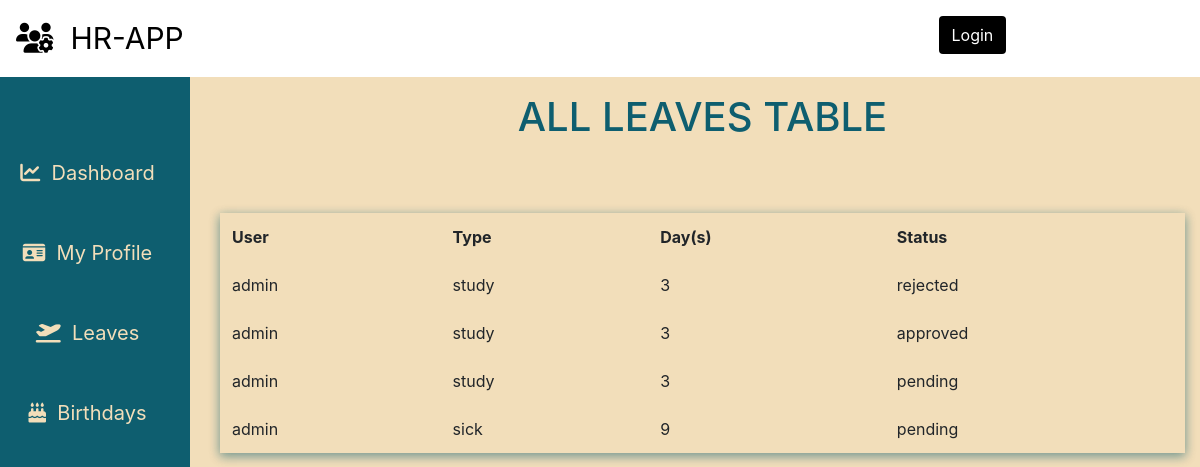
/leaves/, run on the app's committed database.
### leaves/models.py (models this page shows, shortened)
class Leave(models.Model):
    SICK = 'sick'
    ANUAL = 'anual'
    EMERGENCY = 'emergency'
    STUDY = 'study'
    LEAVE_TYPE = (
    (SICK,'Sick Leave'),
    (ANUAL,'Anual Leave'),
    (EMERGENCY,'Emergency Leave'),
    (STUDY,'Study Leave'),
    )
    DAYS = 25
    user = models.ForeignKey(User,on_delete=models.CASCADE,default=1)
    startdate = models.DateField(verbose_name=_('Start Date'),help_text='leave start date is on ..',null=True,blank=False)
    enddate = models.DateField(verbose_name=_('End Date'),help_text='coming back on ...',null=True,blank=False)
    leavetype = models.CharField(verbose_name=_('Leave Type'),choices=LEAVE_TYPE,max_length=25,null=True,blank=False)
    reason = models.CharField(verbose_name=_('Reason for Leave'),max_length=255,help_text='add additional information for leave',null=True,blank=True)
    defaultdays = models.PositiveIntegerField(verbose_name=_('Leave days per year counter'),default=DAYS,null=True,blank=True)
    status = models.CharField(max_length=12,default='pending')
    is_approved = models.BooleanField(default=False)
    updated = models.DateTimeField(auto_now=True, auto_now_add=False)
    created = models.DateTimeField(auto_now=False, auto_now_add=True)
    objects = LeaveManager()
    class Meta:
        verbose_name = _('Leave')
        verbose_name_plural = ('Leaves')
        ordering = ['-created']
    @property
    def leave_days(self):
        days_count = ''
        startdate = self.startdate
        enddate = self.enddate
        if startdate > enddate:
            return
        dates = (enddate - startdate)
        return dates.days

### leaves/views.py (the view)
# urls.py: path('', views.all_leaves, name='all_leaves'),
def all_leaves(request):
	leaves = Leave.objects.all_leaves()
	if request.user.is_superuser:
		paginator = Paginator(leaves, 3)
	else:
		paginator = Paginator(leaves, 8)
	page = request.GET.get('page')
	all_leaves = paginator.get_page(page)
	return render(request,'leaves/leaves.html',{'leave_list': all_leaves})

### leaves/manager.py (called while the page is built)
    def all_leaves(self):
        return super().get_queryset().order_by('-created')

### leaves/templates/leaves/leaves.html (shortened to what this page needs)
{% extends "base.html" %}
{% load static %}
{% load crispy_forms_tags %}
{% block content %}
<div class="container-fluid">
    <div class="row flex-nowrap mt-0">
        <div class="col-auto col-md-2 col-xl-2 px-sm-2 px-0 teal-color beige-color">
            <div class="d-flex flex-column align-items-center align-items-sm-start px-3 pt-2 min-vh-100">
                <ul class="nav nav-pills flex-column mb-sm-auto mt-5 align-items-center align-items-sm-right" id="menu"
                    style="width: 100%;">
                    <li class="nav-item sidebar-item">
                        <a href="{% url 'home' %}" class="nav-link align-middle px-0">
                            <i class="fas fa-chart-line"></i><span class="ms-1 d-none d-sm-inline">&nbsp;
                                Dashboard</span>
                        </a>
                    </li>
                    <li class="nav-item sidebar-item">
                        <a href="{% url 'userprofile' %}" class="nav-link align-middle px-0">
                            <i class="fas fa-id-card"></i><span class="ms-1 d-none d-sm-inline">&nbsp; My Profile</span>
                        </a>
                    </li>
                    <li class="nav-item sidebar-item">
                        <a href="{% url 'all_leaves' %}" class="nav-link align-middle px-0">
                            <i class="fas fa-plane-departure"></i><span class="ms-1 d-none d-sm-inline">&nbsp;
                                Leaves</span>
                        </a>
                    </li>
                    <li class="nav-item sidebar-item">
                        <a href="{% url 'birthdays' %}" class="nav-link align-middle px-0">
                            <i class="fas fa-birthday-cake"></i><span class="ms-1 d-none d-sm-inline">&nbsp;
                                Birthdays</span>
                        </a>
                    </li>
                </ul>
            </div>
        </div>
        <div class="col-10 dahsboard-color">
            <div class="row">
                <div class="col-12">
                    <h4 class="table-title text-center p-3">ALL LEAVES TABLE</h4>
                </div>
            </div>
            <div class="row">
                <div class="container">
                    <div class="col-12">
                        {% if leave_list %}
                        <table class="table mt-5 all-tables">
                            <thead>
                                <tr>
                                    <th scope="col">User</th>
                                    <th scope="col">Type</th>
                                    <th scope="col">Day(s)</th>
                                    <th scope="col">Status</th>
                                </tr>
                            </thead>
                            <tbody>
                                {% for leave in leave_list %}
                                <tr>
                                    <td>{{ leave.user }}</td>
                                    <td>{{ leave.leavetype}}</td>
                                    <td>{{ leave.leave_days }}</td>
                                    <td>{{ leave.status }}</td>
                                </tr>
                                {% endfor %}
                            </tbody>
                        </table>
                        {% else %}
                        <p class="no-birthdays">No Records Available!</p>
                        {% endif %}
                    </div>
                </div>
            </div>
        </div>
    </div>
</div>
{% endblock %}

### static/css/base.css (style rules this page uses)
html, body { padding: 0; height: 100%; margin: 0; max-width: 100%; }
.dahsboard-color { background-color:#F2DEBA; }
.teal-color { background-color: #0E5E6F; }
.table-title { color: #0E5E6F; font-size: 40px; }
.beige-color { color:#F2DEBA; }
.table { -webkit-box-shadow:rgba(14,94,111, 0.16) 0px 3px 10px, rgba(14,94,111,0.23) 0px 3px 10px; box-shadow :rgba(14,94,111, 0.25) 0px 3px 10px, rgba(14,94,111,0.40) 0px 3px 10px; }
.table, .table th, .table td { border: none!important; }
.sidebar-item a { text-decoration: none; color:#F2DEBA; font-size: 20px; text-align: center; padding: 25px; }
.nav-pills { text-align: center!important; }
.container-fluid { margin: 0; padding: 0; }

### data on the page
Leave: user "admin", leavetype "study", leave_days "3", status "rejected"
Leave: user "admin", leavetype "study", leave_days "3", status "approved"
Leave: user "admin", leavetype "study", leave_days "3", status "pending"
Leave: user "admin", leavetype "sick", leave_days "9", status "pending"
